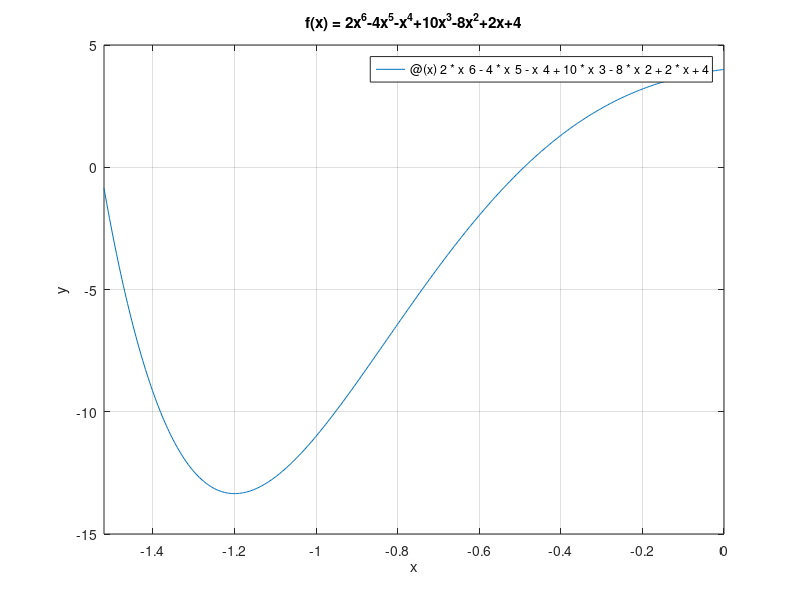

MATLAB code to generate this figure:
clc
%Funcion Polinomial Polinomial, Grado 5
f=@(x)2*x^6-4*x^5-x^4+10*x^3-8*x^2+2*x+4;
%Grafica de la funcion intervalo x: [-1.52,0]:
fplot(f,[-1.52,0]);
grid on;
title("f(x) = 2x^6-4x^5-x^4+10x^3-8x^2+2x+4");
xlabel("x");
ylabel("y");
%Encontrar los ceros de la funcion:
%Coeficientes de la funcion f(x):
P=[2 -4 -1 10 -8 2 4];
r=roots(P);
disp("Los ceros de la funcion f(x) son: ")
disp(r);